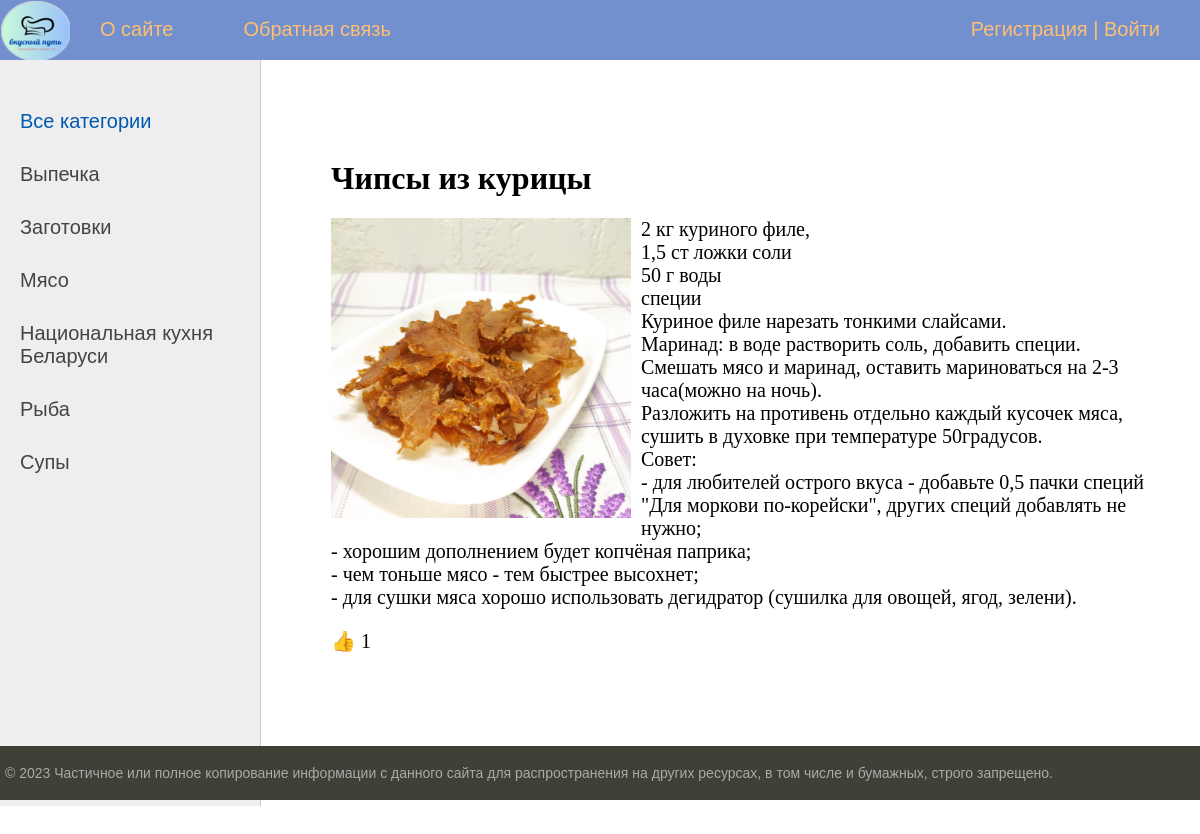
Before: /post/chipsy-iz-kuricy/ with the older database file.
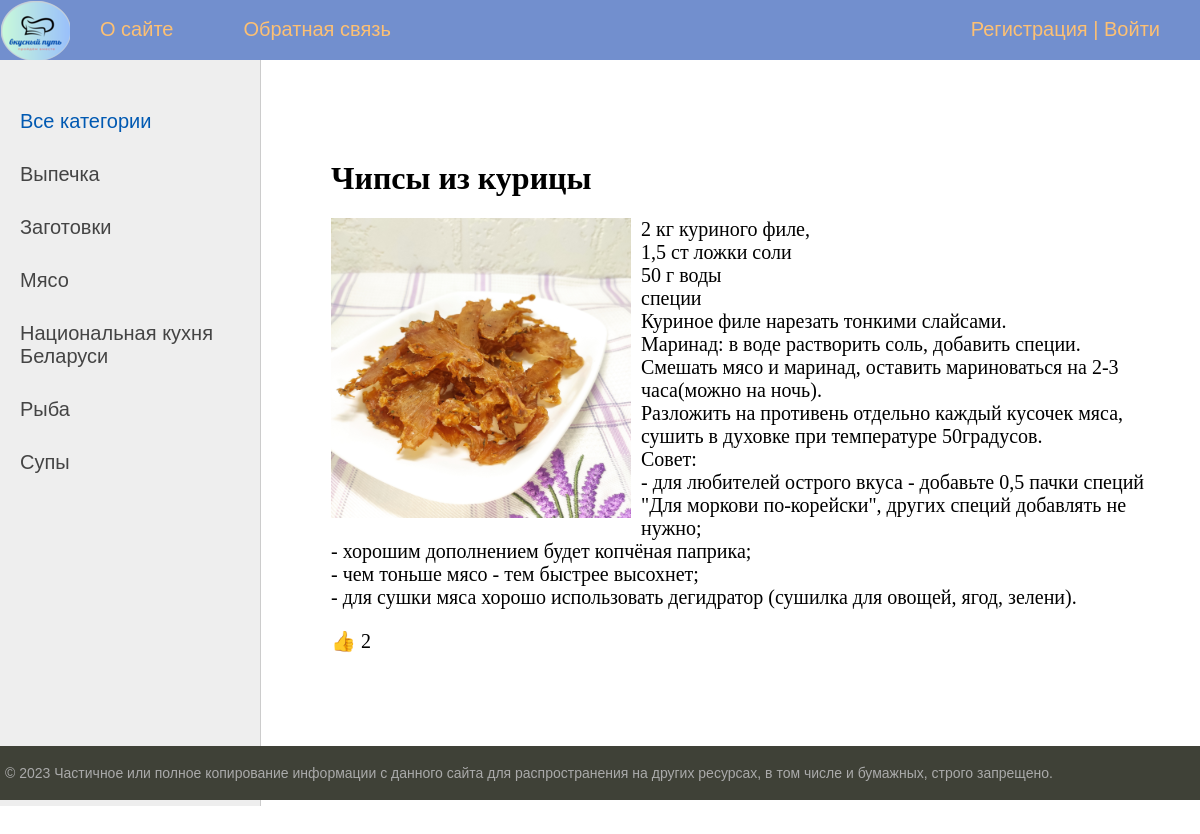
After: the same page with the newer database file.
### delicious_way/models.py (models this page shows, shortened)
class Category(models.Model):
    name = models.CharField(max_length=100, db_index=True, verbose_name='Категория')
    slug = models.SlugField(max_length=255, unique=True, db_index=True, verbose_name="URL")
    def get_absolute_url(self):
        return reverse('category', kwargs={'cat_slug': self.slug})
    class Meta:
        verbose_name = 'Категория'
        verbose_name_plural = 'Категории'
        ordering = ['id']

class DeliciousWay(models.Model):
    title = models.CharField(max_length=255, verbose_name="Заголовок")
    slug = models.SlugField(max_length=255, unique=True, db_index=True, verbose_name="URL")
    content = models.TextField(blank=True, verbose_name="Текст статьи")
    photo = models.ImageField(upload_to="photos/%Y/%m/%d/", verbose_name="Фото")
    likes = models.PositiveIntegerField(default=0)
    time_create = models.DateTimeField(auto_now_add=True, verbose_name="Время создания")
    time_update = models.DateTimeField(auto_now=True, verbose_name="Время изменения")
    is_published = models.BooleanField(default=True, verbose_name="Публикация")
    cat = models.ForeignKey('Category', on_delete=models.PROTECT, verbose_name="Категории")
    def __str__(self):
        return self.title
    class Meta:
        verbose_name = 'Вкусный путь джуна-питониста'
        verbose_name_plural = 'Вкусный путь джуна-питониста'
        ordering = ['id']

### delicious_way/views.py (the view)
# urls.py: path('post/<slug:post_slug>/', ShowPost.as_view(), name='post'),
class ShowPost(DataMixin, DetailView):
    model = DeliciousWay
    template_name = 'delicious_way/post.html'
    slug_url_kwarg = 'post_slug'
    context_object_name = 'post'
    def get_context_data(self, **kwargs):
        context = super().get_context_data(**kwargs)
        c_def = self.get_user_context(title=context['post'])
        return dict(list(context.items()) + list(c_def.items()))
    def post(self, request, *args, **kwargs):
        post = self.get_object()
        post.likes += 1
        post.save()
        return HttpResponseRedirect(reverse('post', kwargs={'post_slug': post.slug}))

### delicious_way/utils.py (called while the page is built)
    def get_user_context(self, **kwargs):
        context = kwargs
        cats = Category.objects.annotate(Count('deliciousway'))
        user_menu = menu.copy()
        if not self.request.user.is_authenticated:
            user_menu.pop(1)
        context['menu'] = user_menu
        context['cats'] = cats
        if 'cat_selected' not in context:
            context['cat_selected'] = 0
        return context

### delicious_way/templates/delicious_way/post.html (shortened to what this page needs)
{% extends 'delicious_way/base.html' %}
{% block content %}
<h1>{{post.title}}</h1>
{% if post.photo %}
<p><img class="img-article-left" src="{{post.photo.url}}"></p>
{% endif %}
{{post.content|linebreaks}}
<p>{{ '👍' }} {{ post.likes }}</p>
{% endblock %}

### delicious_way/templates/delicious_way/base.html (shortened to what this page needs)
{% load static %}
{% load delicious_way_tags %}
<!DOCTYPE html>
<html>
<head>
	<link type="text/css" href="{% static 'delicious_way/css/styles.css' %}" rel="stylesheet" />
</head>
<body>
<table class="table-page" border=0 cellpadding="0" cellspacing="0">
<tr><td valign=top>
{% block mainmenu %}
		<div class="header">
			<ul id="mainmenu" class="mainmenu">
			<li class="logo"><a href="{% url 'home' %}"><div class="logo"></div></a></li>
{% for m in menu %}
			<li><a href="{% url m.url_name %}">{{m.title}}</a></li>
{% endfor %}
			{% if request.user.is_authenticated %}
			<li class="last"> {{user.username}} | <a href="{% url 'logout' %}">Выйти</a></li>
			{% else %}
			<li class="last"><a href="{% url 'register' %}">Регистрация</a> | <a href="{% url 'login' %}">Войти</a></li>
			{% endif %}
			</ul>
		</div>
{% endblock mainmenu %}
<table class="table-content" border=0 cellpadding="0" cellspacing="0">
<tr>
	<td valign="top" class="left-chapters">
	<ul id="leftchapters">
{% if cat_selected == 0 %}
                   <li class="selected">Все категории</li>
{% else %}
                   <li><a href="{% url 'home' %}">Все категории</a></li>
{% endif %}
{% for c in cats %}
{% if c.deliciousway__count > 0 %}
         {% if c.pk == cat_selected %}
                   <li class="selected">{{c.name}}</li>
         {% else %}
                   <li><a href="{{ c.get_absolute_url }}">{{c.name}}</a></li>
         {% endif %}
{% endif %}
{% endfor %}
	</ul>
</td>
<td valign="top" class="content">
	<div class="content-text">
{% block content %}
{% endblock %}
	</div>
</td></tr></table>
</td></tr>
<tr><td valign=top>
	<div id="footer">
		<p>&copy; 2023 Частичное или полное копирование информации с данного сайта для распространения на других ресурсах, в том числе и бумажных, строго запрещено.</p>
	</div>
</td></tr></table>
</body>
</html>

### delicious_way/static/delicious_way/css/styles.css (style rules this page uses)
html, body { font-family: 'Arial'; margin: 0; padding: 0; height: 100%; width: 100%; color: #444; }
a { color: #0059b2; text-decoration: none; }
img { max-width: 600px; height: auto; }
img.img-article-left { max-width: 300px; height: auto; float: left; padding: 0 10px 10px 0; }
.table-page { width: 100%; height: 100%; vertical-align: top; }
.table-page tr { height: 100%; }
.header { background: #728FCE; height: 60px; }
.logo { background: url('../images/my_logo_new.png') no-repeat 1px 1px; width: 70px; height: 60px; }
ul.mainmenu { list-style: none; margin: 0; padding: 0; height: 60px; color: #fdc073; font-size: 20px; overflow: hidden; }
ul.mainmenu li { float: left; margin: 18px 40px 0 30px; }
ul.mainmenu li.logo { margin: 0; }
ul.mainmenu li.last { float: right; }
ul.mainmenu li a { color: #fdc073; text-decoration: none; }
.table-content { width: 100%; min-height: 100%; height: 100%; }
.left-chapters { margin: 0; background: #eee; border-right: 1px solid #ccc; min-height: 100%; }
.left-chapters ul { width: 230px; min-height: 100%; margin: 0; padding: 20px 10px 10px 20px; list-style: none; font-size: 20px; }
.left-chapters ul li { margin: 30px 0 0 0; color: #999; }
.left-chapters ul li.selected { color: #0059b2; }
.left-chapters ul li a { color: #444; text-decoration: none; }
.content { padding: 40px 20px 20px 40px; width: 100%; box-sizing: border-box; }
.content-text { margin: 60px 0 0 30px; color: #000; font-size: 20px; font-family: Yandex Sans Display Light; }
.content-text h1 { font-size: 32px; }
#footer { box-sizing: border-box; background: #3F4137; padding: 5px; color: #aaa; font-size: 14px; font-family: Verdana, Geneva, Arial, Helvetica; text-align: left; overflow: hidden; }

Changed rows visible on the page:
changed DeliciousWay "Чипсы из курицы": likes "1" → "2"
